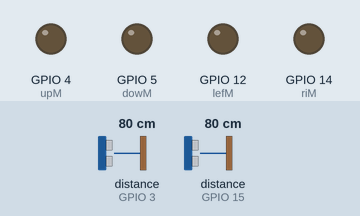
Recording of a sketch running on a simulated ESP8266 (NodeMCU). On the bench: output pins drawn as LEDs (lit = HIGH). Wiring (inferred from the names in the program): 2 × ultrasonic range finder: trigger GPIO 1, echo GPIO 3 / trigger GPIO 13, echo GPIO 15; servo: signal GPIO 10. The inputs (shaded band) are chosen by the test bench; at power-on: distance to the obstacle (sensors on GPIO 3, GPIO 15) 80 cm. The echo pulse lasts 58.3 µs per cm; WiFi joins after 1.5 s; servers stay silent unless stated; servo pulses on a pin are drawn as a servo (544–2400 µs = 0–180°); pins used as bus, display or sensor lines are not drawn; what the sketch prints to the serial monitor is not drawn.

Above: at 0.1 s.
At 2.4 s:
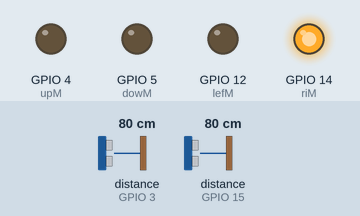
At 3.7 s:
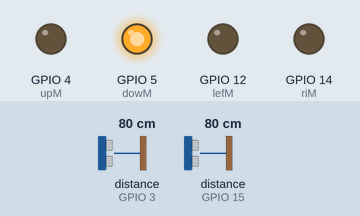
Timing chart, 0 to 5.7 s (numbered marks = the images above):
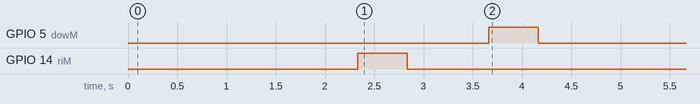

The sketch:

arduinoClient.ino
```cpp
/*Additional Info:
    -distance unit of messurments is cm
    -server must be running (so request could be fullfiled)
    -(0,0) is at the top left (to avoid negative readings)
    -
*/

class Action //encapsulated structure to orginize the data for a single action
{
private:
    double len;
    bool draw;
    String dir;
    //look up enum
public:
    Action(double len0, bool draw0, String dir0)
    {
        len = len0;
        draw = draw0;
        dir = dir0;
    }

    Action()
    {
        len = 0;
        draw = 0;
        dir = "null";
    }

    double getLen()
    {
        return len;
    }

    bool getDraw()
    {
        return draw;
    }

    String getDir()
    {
        return dir;
    }

    void setLen(double len0)
    {
        len = len0;
    }

    void setDraw(bool draw0)
    {
        draw = draw0;
    }

    void setDir(String dir0)
    {
        dir = dir0;
    }

    String stringify()
    {
        return "Len: " + String(len) + ". Draw: " + String(draw) + ". Dir: " + dir;
    }

    ~Action()
    {
        Serial.println("Action deleted");
    }
};

class Vector
{ //arudino read from top left to avoid negative values
private:
    double x, y;

public:
    Vector(double x_, double y_)
    {
        x = x_;
        y = y_;
    }

    double getX() const
    {
        return x;
    }

    double getY() const
    {
        return y;
    }

    void setX(double &x_)
    {
        x = x_;
    }

    void setY(double &y_)
    {
        x = y_;
    }

    template <typename T>
    Vector operator+(T num)
    {
        Vector(x + num, y + num);
    }

    template <typename T>
    Vector operator-(T num)
    {
        Vector(x - num, y - num);
    }

    Vector operator-(Vector v)
    {
        Vector(x - v.getX(), y - v.getY());
    }

    Vector _abs()
    {
        return Vector(abs(x), abs(y));
    }
};

#include <ESP8266WiFi.h>
#include <ESP8266HTTPClient.h>

char *ssid = "NETGEAR-5G";
char *password = "alon12345";

const int upM = 4;   //up
const int riM = 14;  //right
const int dowM = 5;  //down
const int lefM = 12; //left

const int servo = 10; //servo is the pin for the gear that puts the marker on and off the canvas. HIGH = draw LOW = noDraw;
const int trigPin_vertical = 13;
const int echoPin_vertical = 15;
const int trigPin_horizontal = 1;
const int echoPin_horizontal = 3;

const int S_TIME = 500;   //in ms
const float S_DIST = .05; //the amount of error we are willing to except, exactness can't really be achieved (I belive)

void setup()
{ //basiclly just connects to Wifi

    Serial.begin(115200);

    Serial.println("hello I am happening");
    //intialize arduino divices
    pinMode(servo, OUTPUT);
    pinMode(upM, OUTPUT);
    pinMode(riM, OUTPUT);
    pinMode(dowM, OUTPUT);
    pinMode(lefM, OUTPUT);
    pinMode(trigPin_vertical, OUTPUT);   // Sets the trigPin as an Output
    pinMode(echoPin_vertical, INPUT);    // Sets the echoPin as an Input
    pinMode(trigPin_horizontal, OUTPUT); // Sets the trigPin as an Output
    pinMode(echoPin_horizontal, INPUT);  // Sets the echoPin as an Input
    // Set outputs to LOW, nothing needs to be activated just yet :)
    digitalWrite(upM, LOW);
    digitalWrite(riM, LOW);
    digitalWrite(dowM, LOW);
    digitalWrite(lefM, LOW);
    digitalWrite(servo, HIGH);

    WiFi.begin(ssid, password);
    Serial.println("Connecting to WiFi...");
    while (WiFi.status() != WL_CONNECTED)
    {
        Serial.print('.');
        delay(1000);
    }

    Serial.println("Connected to the WiFi network");
}

const Vector CEN_VEC = Vector(4, 3.5);

void noDraw()
{
    digitalWrite(servo, LOW);
}

void draw()
{
    digitalWrite(servo, HIGH);
}

Vector VecFromAct(Action &act)
{
    if (act.getDir() == "up")
    {
        return Vector(0, -act.getLen());
    }
    else if (act.getDir() == "down")
    {
        return Vector(0, act.getLen());
    }
    else if (act.getDir() == "right")
    {
        return Vector(act.getLen(), 0);
    }
    else if (act.getDir() == "left")
    {
        return Vector(-act.getLen(), 0);
    }
    return Vector(0, 0);
}

Vector getCurrentPos()
{
    return Vector(horizontal_sonar(), vertical_sonar());
}

double vertical_sonar()
{
    delay(50);
    digitalWrite(trigPin_vertical, LOW);
    delayMicroseconds(2);
    // Sets the trigPin on HIGH state for 10 micro seconds
    digitalWrite(trigPin_vertical, HIGH);
    delayMicroseconds(10);
    digitalWrite(trigPin_vertical, LOW);

    // Reads the echoPin, returns the sound wave travel time in microseconds
    double duration_vertical_sonar = pulseIn(echoPin_vertical, HIGH);

    // Calculating the distance
    return duration_vertical_sonar * 0.034 / 2;
}

double horizontal_sonar()
{
    delay(50);
    digitalWrite(trigPin_horizontal, LOW);
    delayMicroseconds(2);
    // Sets the trigPin on HIGH state for 10 micro seconds
    digitalWrite(trigPin_horizontal, HIGH);
    delayMicroseconds(10);
    digitalWrite(trigPin_horizontal, LOW);

    // Reads the echoPin, returns the sound wave travel time in microseconds
    double duration_horizontal_sonar = pulseIn(echoPin_horizontal, HIGH);

    // Calculating the distance
    return duration_horizontal_sonar * 0.034 / 2;
}

void loop()
{ //part1: send a GET request to the server (hosted on a the local network the audrino is connected to) -> get back a string that describes an array of actions.

    centerArm();

    if ((WiFi.status() == WL_CONNECTED))
    { //Check the current connection status

        HTTPClient http;
        String payload;

        http.begin("http://192.168.0.156:3000/getAction"); //Specify the URL
        int httpCode = http.GET();                         //Make the request

        if (httpCode > 0)
        { //Check for the returning code

            payload = http.getString();
            Serial.println(httpCode);
            Serial.println(payload);
            http.end(); //Free the resources

            //part 2: we take the payload (response to get request) and convert it into an array of Actions (class) using string manipulation

            int actionsLen = (payload.substring(0, payload.indexOf("&"))).toInt();
            String strData = payload.substring(payload.indexOf("&") + 1, payload.length());
            Serial.println(strData);

            String tempDir = "";
            bool tempDraw = false;
            double tempLen = 0;
            Action actions[actionsLen];

            for (int i = 0; i < actionsLen; i++)
            {
                tempLen = (strData.substring(0, strData.indexOf(","))).toDouble();
                strData = strData.substring(strData.indexOf(",") + 1, strData.length()); //removes the string already used

                tempDraw = (strData.substring(0, strData.indexOf(",")) == "true");
                strData = strData.substring(strData.indexOf(",") + 1, strData.length()); //removes the string already used

                tempDir = strData.substring(0, strData.indexOf(","));
                strData = strData.substring(strData.indexOf(",") + 1, strData.length()); //removes the string already used

                Serial.println("tempLen: " + String(tempLen) + "tempDraw: " + String(tempDraw) + "tempDir: " + tempDir);
                //once we have data, push to array!
                actions[i] = Action(tempLen, tempDraw, tempDir);
            }

            Serial.println("printing all actions: ");
            for (int i = 0; i < actionsLen; i++)
            {
                Serial.println(actions[i].stringify());
            }

            for (int i = 0; i < actionsLen; i++)
            {
                actions[i].getDraw() ? draw() : noDraw(); //decide if we are drawing on the canvas or if the pen is raised.

                drawAction(actions[i], getCurrentPos());
            }

        } //end of if http request works

        else
        {
            Serial.println("Error on HTTP request (oh no!)");
        }
    }

    delay(100000000);
}

void centerArm()
{
    //2 dimensonal application of drawAction(), call it horizontaly and verticly depending on the diffrence from current position
    Vector diffrence = getCurrentPos() - CEN_VEC;
    noDraw();

    //first, horizontall

    if (diffrence.getX() < 0)
    {
        Action tempHorAct = Action(abs(diffrence.getX()), false, "left");
        drawAction(tempHorAct, getCurrentPos());
    }
    else
    {
        Action tempHorAct = Action(abs(diffrence.getX()), false, "right");
        drawAction(tempHorAct, getCurrentPos());
    }

    //second, horizontall

    if (diffrence.getY() < 0)
    {
        Action tempHorAct = Action(abs(diffrence.getY()), false, "up");
        drawAction(tempHorAct, getCurrentPos());
    }
    else
    {
        Action tempHorAct = Action(abs(diffrence.getY()), false, "down");
        drawAction(tempHorAct, getCurrentPos());
    }
}

void drawAction(Action act, Vector curPos)
{
    Vector delta = Vector(abs(act.getLen() - curPos.getX()), abs(act.getLen() - curPos.getY()));
    Vector pos0 = Vector(0, 0);

    if (act.getDir() == "up")
    {
        while (delta.getY() > 0 + S_DIST)
        {
            pos0 = getCurrentPos();
            digitalWrite(upM, HIGH);
            delay(S_TIME);
            digitalWrite(upM, LOW);
            delay(S_TIME);
            delta = delta - (pos0 - getCurrentPos())._abs();
        }
    }
    else if (act.getDir() == "down")
    {
        while (delta.getY() > 0 + S_DIST)
        {
            pos0 = getCurrentPos();

            digitalWrite(dowM, HIGH);
            delay(S_TIME);
            digitalWrite(dowM, LOW);
            delay(S_TIME);
            delta = delta - (pos0 - getCurrentPos())._abs();
        }
    }
    else if (act.getDir() == "right")
    {
        while (delta.getX() > 0 + S_DIST)
        {
            pos0 = getCurrentPos();

            digitalWrite(riM, HIGH);
            delay(S_TIME);
            digitalWrite(riM, LOW);
            delay(S_TIME);
            delta = delta - (pos0 - getCurrentPos())._abs();
        }
    }
    else if (act.getDir() == "left")
    {
        while (delta.getX() > 0 + S_DIST)
        {
            pos0 = getCurrentPos();

            digitalWrite(lefM, HIGH);
            delay(S_TIME);
            digitalWrite(lefM, LOW);
            delay(S_TIME);
            delta = delta - (pos0 - getCurrentPos())._abs();
        }
    }
}
```

Measured:
- by itself, GPIO 5 (dowM): LOW → HIGH at 3.7 s, → LOW 0.50 s later
- by itself, GPIO 14 (riM): LOW → HIGH at 2.3 s, → LOW 0.50 s later
